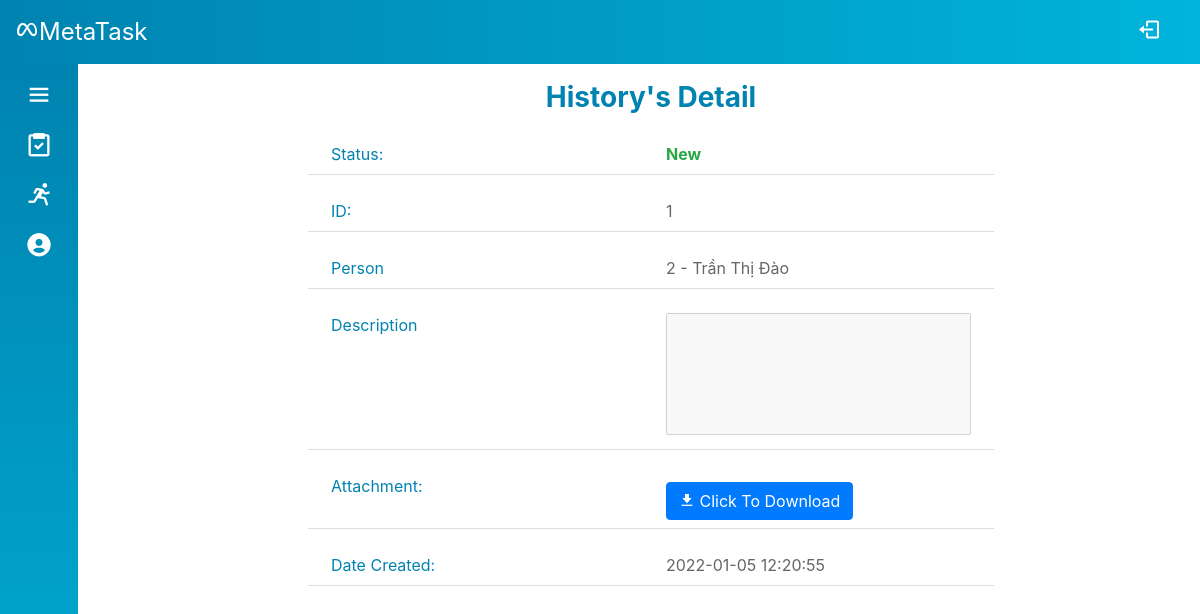
Page /Source/mvc/index.php?controller=task&action=viewHistory&id=1 (signed in) on the earlier database version.
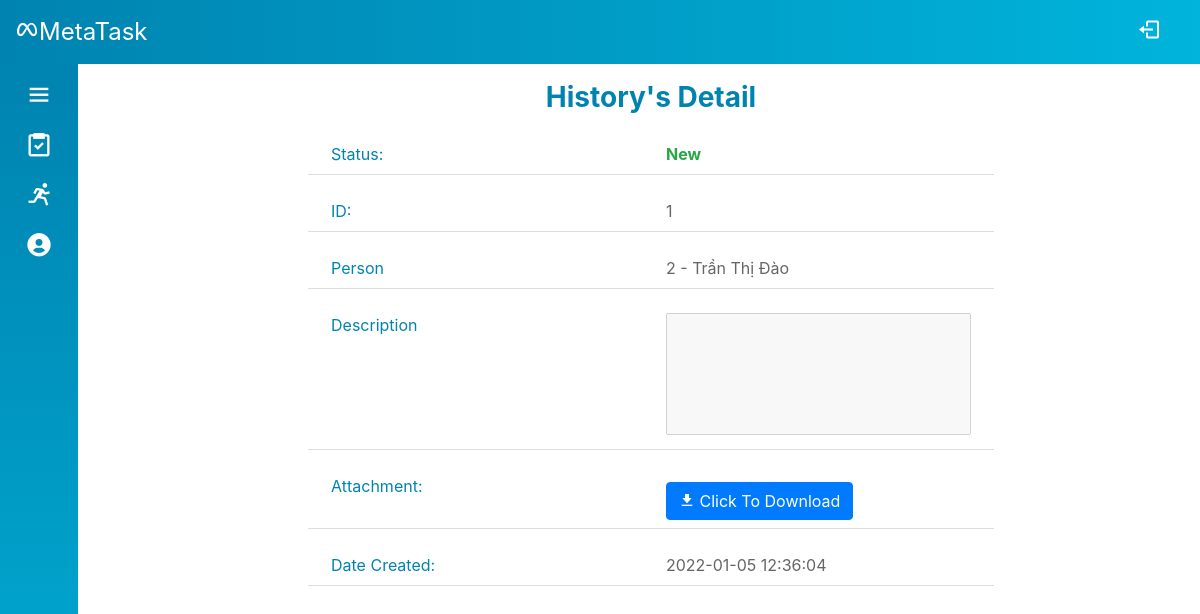
Same page on the later database version.
### tables this page shows
CREATE TABLE `task_record` (
  `id` int(6) UNSIGNED NOT NULL,
  `task_id` int(6) UNSIGNED NOT NULL,
  `person_id` int(6) UNSIGNED NOT NULL,
  `status` varchar(30) NOT NULL DEFAULT 'New',
  `note` varchar(200) DEFAULT NULL,
  `file_name` varchar(100) DEFAULT NULL,
  `file` varchar(200) DEFAULT NULL,
  `date` timestamp NOT NULL DEFAULT current_timestamp() ON UPDATE current_timestamp()
);

CREATE TABLE `account_info` (
  `id` int(6) UNSIGNED NOT NULL,
  `firstname` varchar(30) NOT NULL,
  `lastname` varchar(30) NOT NULL,
  `email` varchar(50) DEFAULT NULL,
  `phone` varchar(30) DEFAULT NULL,
  `avatar` varchar(200) DEFAULT NULL,
  `department` int(6) UNSIGNED NOT NULL
);

### Source/mvc/controllers/base_controller.php (called while the page is built, shortened)
<?php
    class BaseController {
        protected $name;
        public function render($view, $data = array()) {
            extract($data);
            require_once('views/' .$this->name . '/' . $view . '.php');
            require_once('views/layout/template.php');
        }
    }
?>

### Source/mvc/controllers/task_controller.php (called while the page is built, shortened)
<?php
require_once('models/Task.php');
require_once('models/User.php');
require_once('base_controller.php');
class TaskController extends BaseController
{
    public function viewHistory()
    {
        $id = filter_input(INPUT_GET, 'id', FILTER_SANITIZE_STRING);
        $history = Task::getHistory($id);
        $this->render('viewHistory', array('history' => $history));
    }
}

### Source/mvc/route.php (called while the page is built, shortened)
<?php
$obj = new $className();
$obj->$action();

### Source/mvc/index.php (called while the page is built, shortened)
<?php
require_once('route.php');

### Source/mvc/models/Task.php (called while the page is built, shortened)
<?php
class TaskRecord
{
    public function __construct(
        $id,
        $task_id,
        $person_id,
        $status,
        $note,
        $file_name,
        $file,
        $date
    ) {
        $this->id = $id;
        $this->person_id = $person_id;
        $this->status = $status;
        $this->date = $date;
    }
    public static function get($id)
    {
        $sql = "SELECT * FROM task_record WHERE id = :id";
        $conn = DB::getConnection();
        $stm = $conn->prepare($sql);
        $stm->execute(array('id' => $id));
        if ($item = $stm->fetch()) {
            return new TaskRecord($item['id'], $item['task_id'], $item['person_id'], $item['status'], $item['note'], $item['file_name'], $item['file'], $item['date']);
        }
        return null;
    }
}
class Task
{
    public static function getHistory($taskID)
    {
        return TaskRecord::get($taskID);
    }
}

### Source/mvc/models/User.php (called while the page is built, shortened)
<?php
class User
{
    public static function getFullName($id)
    {
        $sql = "select firstname, lastname from account_info where id = :id";
        $conn = DB::getConnection();
        $stm = $conn->prepare($sql);
        $stm->execute(array('id' => $id));
        if ($item = $stm->fetch()) {
            return $item['lastname'] . ' ' . $item['firstname'];
        }
        return null;
    }
}

### Source/mvc/views/task/viewHistory.php (the view, shortened to what the changed rows need)
<?php
$s = $data['history'];
?>
<div class="container-fluid">
    <div class="row">
        <div class="col-12 col-md-8 offset-md-2">
            <div class="profile-info">
                <div class="info-body">
                    <ul class="info-list">
                        <li class="row">
                            <div class="col-12 col-md-6 info-label">Status:</div>
                            <div class="col-12 col-md-6 info-content text-success font-weight-bold" id="task-viewManager-status">
                                <?= $s->status ?>
                            </div>
                        </li>
                        <li class="row">
                            <div class="col-12 col-md-6 info-label">
                                ID:
                            </div>
                            <div class="col-12 col-md-6 info-content" id="task-id">
                                <?= $s->id ?>
                            </div>
                        </li>
                        <li class="row">
                            <div class="col-12 col-md-6 info-label">Person</div>
                            <div class="col-12 col-md-6 info-content" id="task-person-id">
                                <?= $s->person_id ?> - <?= User::getFullName($s->person_id) ?>
                            </div>
                        </li>
                        <li class="row">
                            <div class="col-12 col-md-6 info-label">Date Created:</div>
                            <div class="col-12 col-md-6 info-content">
                                <?= $s->date ?>
                            </div>
                        </li>
                    </ul>
                </div>
            </div>
        </div>
    </div>
</div>

Differences in the rows shown:
changed task_record "New": date "2022-01-05 12:20:55" → "2022-01-05 12:36:04"
